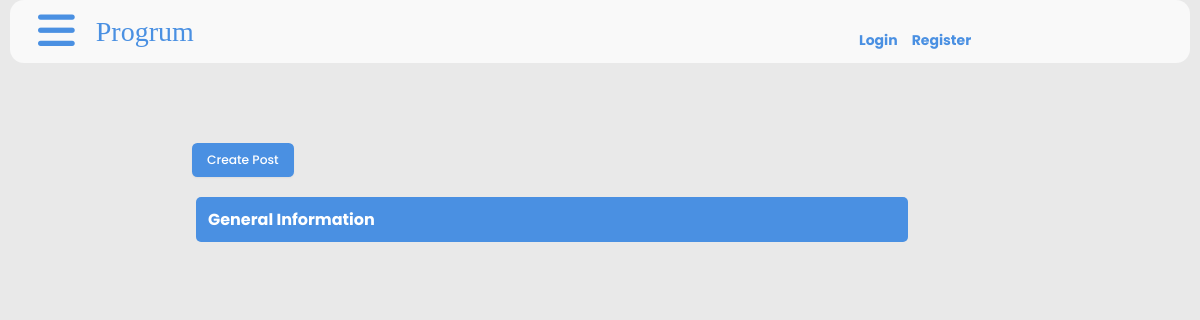
The app's page /, older data.
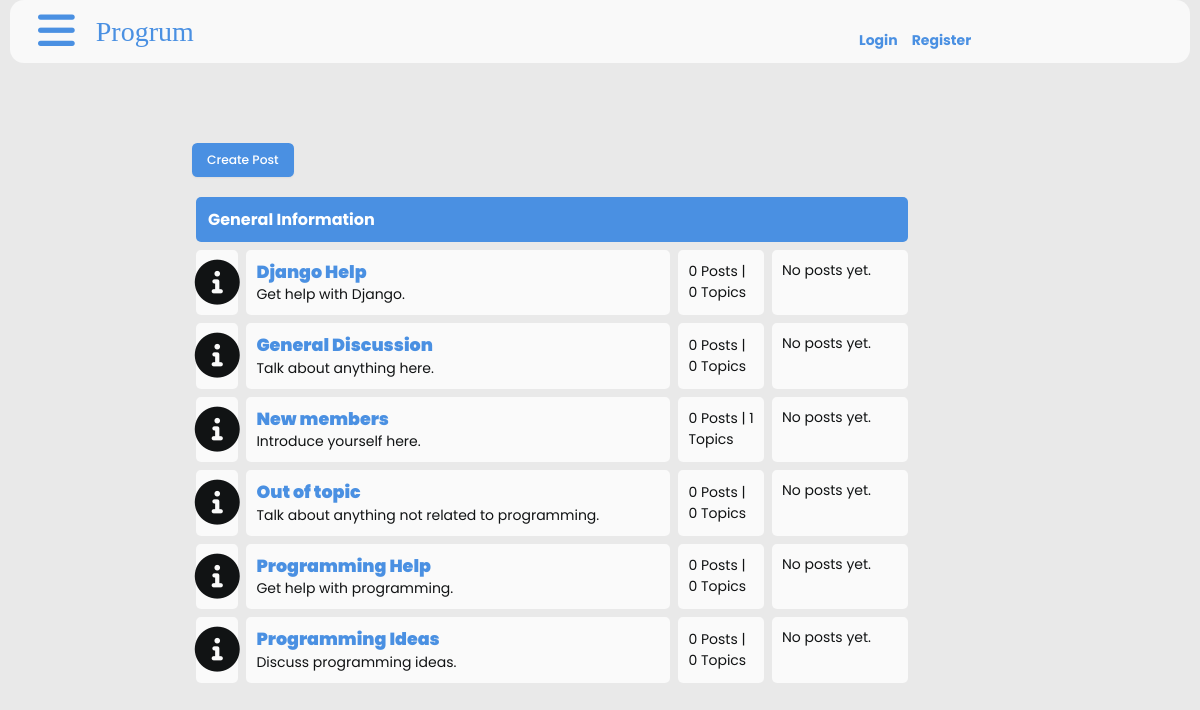
The same page, newer data.
### forum/models.py (models this page shows, shortened)
class Forum(models.Model):
    name = models.CharField(max_length=100)
    description = models.TextField()
    slug = models.SlugField(unique=True)

### forum/views.py (the view)
# urls.py: path("", views.index, name="index"),
def index(request):
    forums = Forum.objects.all().annotate(
        thread_count=Count('threads'),
        post_count=Count('threads__posts'),
        latest_post_time=Max('threads__posts__created_at')
    )
    latest_posts = {}
    for forum in forums:
        latest_post = Post.objects.filter(
            thread__forum=forum
        ).order_by('-created_at').first()
        latest_posts[forum.id] = latest_post
    return render(request, 'index.html', {'forums': forums, 'latest_posts': latest_posts})

### thread/templatetags/dict_extras.py (called while the page is built)
@register.filter
def dict_get(d, key):
    return d.get(key, None)

### forum/templates/index.html (shortened to what this page needs)
{% extends '_base.html' %}
{% block content %}
  {% load dict_extras %}
  <div class="container">
    <a href="{% url 'create_thread' %}" class="btn">Create Post</a>
    <div class="subforum">
      <div class="subforum-title">
        <h1>General Information</h1>
      </div>
      {% for forum in forums %}
        <div class="subforum-row">
          <div class="subforum-icon subforum-column center">
            <i class="fa-solid fa-info-circle"></i>
          </div>
          <div class="subforum-description subforum-column">
            <h4><a href="{% url 'forum_detail' forum.slug %}">{{ forum.name }}</a></h4>
            <p>{{ forum.description }}</p>
          </div>
          <div class="subforum-stats subforum-column center">
            <span>{{ forum.post_count }} Posts | {{ forum.thread_count }} Topics</span>
          </div>
          <div class="subforum-info subforum-column">
            {% with latest_post=latest_posts|dict_get:forum.id %}
              {% if latest_post %}
                <b><a href="{% url 'thread_page' latest_post.thread.slug %}">Last post</a></b> by <a href="#">{{ latest_post.author }}</a> <br />on
                <small>{{ latest_post.created_at|date:'d M Y' }}</small>
              {% else %}
                <p>No posts yet.</p>
              {% endif %}
            {% endwith %}
          </div>
        </div>
      {% endfor %}
    </div>
  </div>
{% endblock %}

### templates/_base.html (shortened to what this page needs)
{% load compress %}
{% load static %}
<!DOCTYPE html>
<html lang="en">
  <head>
    <link rel="stylesheet" href="https://cdnjs.cloudflare.com/ajax/libs/font-awesome/6.0.0/css/all.min.css" />
    {% compress css %}
    <link rel="stylesheet" href="{% static 'src/output.css' %}" />
    <link rel="stylesheet" href="{% static 'css/style.css' %}" />
    {% endcompress %}
  </head>
  <body class="">
    <header>
      <div class="navbar">
        <a class="bar-icon" id="iconBar" onclick="hideIconBar()"><i class="fa fa-bars"></i></a>
        <div class="brand">Progrum</div>
      </div>
      <ul class="search-box flex">
        {% if user.is_authenticated %}
          <li class="mx-2 relative">
            <button id="dropdownButton" class="flex items-center">
              {{ user.username }}
              <svg class="ml-1 w-4 h-4" fill="none" stroke="currentColor" viewBox="0 0 24 24">
                <path stroke-linecap="round" stroke-linejoin="round" stroke-width="2" d="M19 9l-7 7-7-7"></path>
              </svg>
            </button>
            <ul id="dropdownMenu" class="absolute right-0 mt-2 w-32 bg-lightBg border rounded-md shadow-lg hidden">
              <li>
                <form action="{% url 'logout' %}" method="POST">
                  {% csrf_token %}
                  <button type="submit" class="block px-4 py-2 hover:bg-red-100 w-full text-left">Logout</button>
                </form>
              </li>
            </ul>
          </li>
        {% else %}
          <li class="mx-2">
            <a href="{% url 'login' %}">Login</a>
          </li>
          <li class="mx-2">
            <a href="{% url 'register' %}">Register</a>
          </li>
        {% endif %}
      </ul>
    </header>
    <main class="container mx-auto mt-4">
      <div class="mx-4 lg:mx-32">
        {% block content %}
        {% endblock %}
      </div>
    </main>
  </body>
</html>

### static/css/style.css (style rules this page uses)
* { box-sizing: border-box; }
html { font-size: 14px; font-family: "Poppins", sans-serif; background-color: rgb(233, 233, 233); color: #111314; }
a { color: #4a90e2; font-weight: bolder; text-decoration: none; }
h1 { font-size: 16px; font-weight: bolder; color: #ffffff; margin-left: 0.5rem; }
.container { margin: 20px; padding: 20px; }
.subforum { margin-top: 20px; }
.subforum-title { background-color: #4a90e2; padding: 5px; border-radius: 5px; margin: 4px; }
.subforum-row { display: grid; grid-template-columns: 7% 60% 13% 20%; }
.subforum-column { padding: 10px; margin: 4px; border-radius: 5px; background-color: #fafafa; }
.subforum-description * { margin-block: 0; }
.center { display: flex; justify-content: center; align-items: center; }
.subforum-icon i { font-size: 45px; }
header { margin-inline: 10px; }
.navbar { display: flex; align-items: center; background-color: #f9f9f9; border-radius: 1rem; }
.bar-icon { font-size: 3rem; display: inline-block; margin-left: 2rem; color: #4a90e2; cursor: pointer; }
.brand { font-size: 2rem; display: inline-block; margin-left: 1.5rem; color: #4a90e2; font-family: aquire; }
@media (min-width: 769px) { .search-box { position: absolute; top: 30px; left: 71%; width: 27%; margin: 0; } }

Row changes from the older to the newer data that the page shows:
added Forum: name "Django Help", description "Get help with Django.", post_count "0", thread_count "0"
added Forum: name "General Discussion", description "Talk about anything here.", post_count "0", thread_count "0"
added Forum: name "New members", description "Introduce yourself here.", post_count "0", thread_count "1"
added Forum: name "Out of topic", description "Talk about anything not related to programming.", post_count "0", thread_count "0"
added Forum: name "Programming Help", description "Get help with programming.", post_count "0", thread_count "0"
added Forum: name "Programming Ideas", description "Discuss programming ideas.", post_count "0", thread_count "0"
